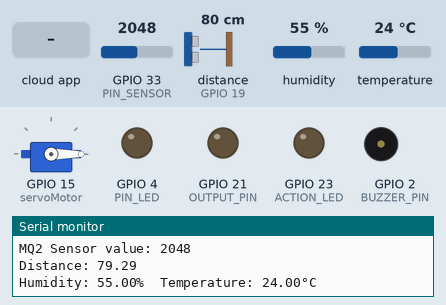
The program below on a simulated ESP32. Parts: servo, output pins drawn as LEDs (lit = HIGH), buzzer (waves = sounding), the last lines printed to the serial monitor. Wiring (inferred from the names in the program): ultrasonic range finder: trigger GPIO 18; echo GPIO 19. The inputs (shaded band) are chosen by the test bench; at power-on: distance to the obstacle (sensor on GPIO 19) 80 cm, GPIO 33 (PIN_SENSOR) = 2048, humidity 55 %, temperature 24 °C. The echo pulse lasts 58.3 µs per cm; WiFi joins after 1.5 s; servers stay silent unless stated; the Firebase database answers and starts empty; pins used as bus, display or sensor lines are not drawn.

Above: at 2.7 s.
2.8 s: distance to the obstacle (sensor on GPIO 19) set to 17 cm
5.0 s: distance to the obstacle (sensor on GPIO 19) set to 14 cm
At 7.8 s:
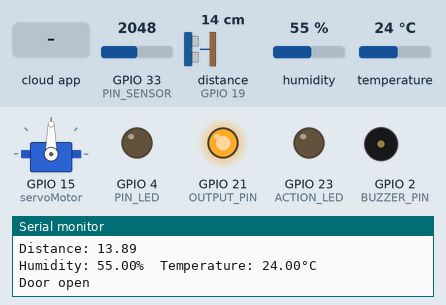
10.5 s: GPIO 33 (PIN_SENSOR) set to 292
12.6 s: GPIO 33 (PIN_SENSOR) set to 258
At 15.1 s:
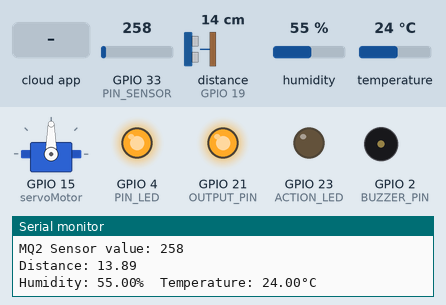
18.4 s: the phone or cloud app sets action to 1
At 22.6 s:
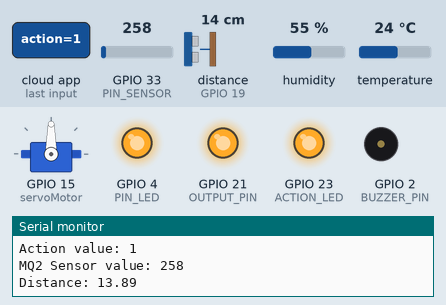
23.6 s: distance to the obstacle (sensor on GPIO 19) set to 18 cm
At 25.4 s:
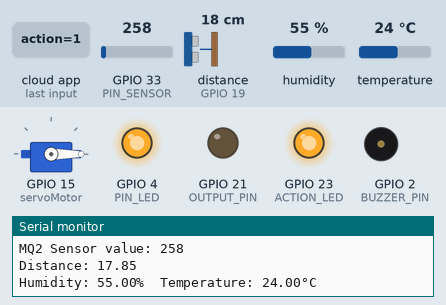
Timing chart, 0 to 26.9 s (numbered marks = the images above; inputs shaded):
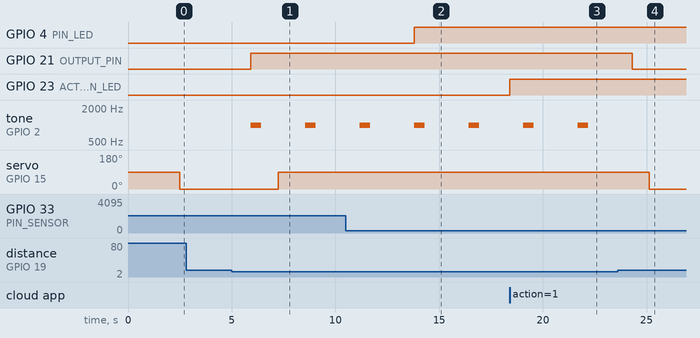

Measured:
- the behaviour switches between 16 and 15 cm on distance to the obstacle (sensor on GPIO 19) (found by bisection; images 0 and 1)
- the behaviour switches between 276 and 275 on GPIO 33 (PIN_SENSOR) (found by bisection; images 1 and 2)
- after the input at 5.0 s, GPIO 21 (OUTPUT_PIN): LOW → HIGH after 0.93 s; tone on GPIO 2 (BUZZER_PIN): alternates 1000 Hz for 0.50 s and silent for 2.1 s, starting after 0.93 s; servo on GPIO 15 (servoMotor): 0° → 90° after 2.2 s
- after the input at 12.6 s, GPIO 4 (PIN_LED): LOW → HIGH after 1.2 s
- after the input at 18.4 s, GPIO 23 (ACTION_LED): LOW → HIGH at once
- after the input at 23.6 s, GPIO 21 (OUTPUT_PIN): HIGH → LOW after 0.70 s; tone on GPIO 2 (BUZZER_PIN): stops changing and stays silent; servo on GPIO 15 (servoMotor): 90° → 0° after 1.5 s

The program:

main.cpp
```cpp
#include <DHT.h>
#include <ESP32Servo.h>
#include <Arduino.h>

#include <Firebase_ESP_Client.h>
#include "addons/TokenHelper.h" //Provide the token generation process info.
#include "addons/RTDBHelper.h"  //Provide the real-time database payload printing info and other helper functions.

#define API_KEY "AIzaSyA-fLHq8BT1xWlFNBPZseQyNag_wE3Aers"
#define DATABASE_URL "mazen-e8d54-default-rtdb.firebaseio.com"

#define WIFI_SSID "Wael"         //  WiFi SSID
#define WIFI_PASSWORD "12345678" //  WiFi password

FirebaseData fbdo;
FirebaseAuth auth;
FirebaseConfig config;
unsigned long sendDataPrevMillis = 0;
int read_data;
bool signupSuccess = false;

#define OUTPUT_PIN 21  // Output pin to trigger when motion is detected
#define PIN_LED 4      // Define the pin number to which LED is connected
#define PIN_SENSOR 33  // Define the pin number to which MQ2 sensor is connected
#define TRIGGER_PIN 18 // Define the trigger pin for HC-SR04
#define ECHO_PIN 19    // Define the echo pin for HC-SR04
#define MOTION_LED 21  // Define the pin number to which lamp is connected
#define DHTPIN 14      // Digital pin connected to the DHT sensor
#define DHTTYPE DHT11  // DHT 11
#define BUZZER_PIN 2   // Define the pin number to which buzzer is connected
#define ACTION_LED 23

Servo servoMotor;
DHT dht(DHTPIN, DHTTYPE);

int thresholdValue = 275; // Define the threshold value for MQ2 sensor reading
int actionValue = 0;

void setup()
{

  pinMode(OUTPUT_PIN, OUTPUT);
  digitalWrite(OUTPUT_PIN, LOW); // Ensure output pin is initially low
  servoMotor.attach(15);         // Attaching servo motor to pin 14
  pinMode(PIN_LED, OUTPUT);      // Set pin 26 as output for LED
  pinMode(PIN_SENSOR, INPUT);    // Set pin 36 as input for MQ2 sensor
  pinMode(MOTION_LED, OUTPUT);   // Set pin 27 as output for lamp
  pinMode(TRIGGER_PIN, OUTPUT);  // Set trigger pin for HC-SR04 as output
  pinMode(ECHO_PIN, INPUT);      // Set echo pin for HC-SR04 as input
  pinMode(BUZZER_PIN, OUTPUT);   // Set pin for buzzer as output
  pinMode(ACTION_LED, OUTPUT);   // Set pin 27 as output for lamp
  Serial.begin(9600);            // Initialize serial communication
  dht.begin();
  WiFi.begin(WIFI_SSID, WIFI_PASSWORD);
  Serial.print("Connecting to Wi-Fi");
  while (WiFi.status() != WL_CONNECTED)
  {
    Serial.print(".");
    delay(300);
  }
  Serial.println();
  Serial.print("Connected with IP: ");
  Serial.println(WiFi.localIP());
  Serial.println();

  /* Assign the api key (required) */
  config.api_key = API_KEY;

  /* Assign the RTDB URL (required) */
  config.database_url = DATABASE_URL;

  /* Sign up */
  Serial.println("Signing up...");
  if (Firebase.signUp(&config, &auth, "", ""))
  {
    Serial.println("ok");
    signupSuccess = true;
  }
  else
  {
    Serial.printf("%s\n", config.signer.signupError.message.c_str());
  }

  /* Assign the callback function for the long running token generation task */
  config.token_status_callback = tokenStatusCallback; // see addons/TokenHelper.h

  Firebase.begin(&config, &auth);
  Firebase.reconnectWiFi(true);
  // Firebase.RTDB.beginStream(&fbdo, "/action");
}

void loop()
{
  int sensorValue = analogRead(PIN_SENSOR); // Read MQ2 sensor value
  Serial.print("MQ2 Sensor value: ");
  Serial.println(sensorValue); // Print MQ2 sensor value
  Firebase.RTDB.setIntAsync(&fbdo, "/gasPercentage", sensorValue);

  if (sensorValue <= thresholdValue)
  {                              // Check if MQ2 sensor value is above threshold
    digitalWrite(PIN_LED, HIGH); // If MQ2 sensor value is above threshold, turn on LED
  }
  else
  {
    digitalWrite(PIN_LED, LOW); // If MQ2 sensor value is below threshold, turn off LED
  }

  // Ultrasonic sensor code
  digitalWrite(TRIGGER_PIN, LOW);
  delayMicroseconds(2);
  digitalWrite(TRIGGER_PIN, HIGH);
  delayMicroseconds(10);
  digitalWrite(TRIGGER_PIN, LOW);

  long duration = pulseIn(ECHO_PIN, HIGH);
  // Convert the time into a distance
  float distance = (duration * 0.034) / 2;

  Serial.print("Distance: ");
  Serial.println(distance);

  if (distance < 15)
  {                                 // If an object is detected within 50cm range (adjust as needed)
    digitalWrite(MOTION_LED, HIGH); // Turn on lamp
    tone(BUZZER_PIN, 1000);         // Turn on buzzer at 1000Hz frequency
    delay(500);                     // Sound buzzer for half a second
    noTone(BUZZER_PIN);             // Turn off buzzer
  }
  else
  {
    digitalWrite(MOTION_LED, LOW); // Turn off lamp
  }

  delay(500); // Delay for stability, adjust as needed

  float humidity = dht.readHumidity();
  float temperature = dht.readTemperature();

  if (isnan(humidity) || isnan(temperature))
  {
    Serial.println("Failed to read from DHT sensor!");
    return;
  }

  Serial.print("Humidity: ");
  Serial.print(humidity);
  Serial.print("%  Temperature: ");
  Serial.print(temperature);
  Serial.println("°C");
  Firebase.RTDB.setIntAsync(&fbdo, "/temperature", temperature);
  Firebase.RTDB.setIntAsync(&fbdo, "/humidity", humidity);
  // Firebase.RTDB.handle

  // If the distance is less than or equal to 40cm, rotate the servo motor 90 degrees
  if (distance <= 15)
  {
    servoMotor.write(90);
    delay(500);                  // Wait for the servo to reach its position
    Serial.println("Door open"); // Print statement
  }
  else
  {
    // Otherwise, return the servo motor to its initial position
    servoMotor.write(0);
    delay(500);                    // Wait for the servo to reach its position
    Serial.println("Door closed"); // Print statement
  }

  if (Firebase.RTDB.getInt(&fbdo, "/action"))
  {
    actionValue = fbdo.intData();
    if (actionValue == 0)
    {
      digitalWrite(ACTION_LED, LOW);
    }
    else
    {
      digitalWrite(ACTION_LED, HIGH);
    }
    Serial.print("Action value: ");
    Serial.println(actionValue);
  }
  else
  {
    Serial.println("Failed to get action value");
  }

  // if (Firebase.RTDB.getInt(&fbdo, "/action") == 0)
  // {
  //   digitalWrite(ACTION_LED, LOW);
  //   Serial.println("0");
  // }
  // else if (Firebase.RTDB.getInt(&fbdo, "/action") == 1)
  // {
  //   digitalWrite(ACTION_LED, HIGH);
  //   Serial.println("1");
  //   Firebase.RTDB.setInt(&fbdo, "/action", 0);
  //   // Serial.println()
  // }
  delay(500); // Wait for 1 second before taking the next reading
}
```
